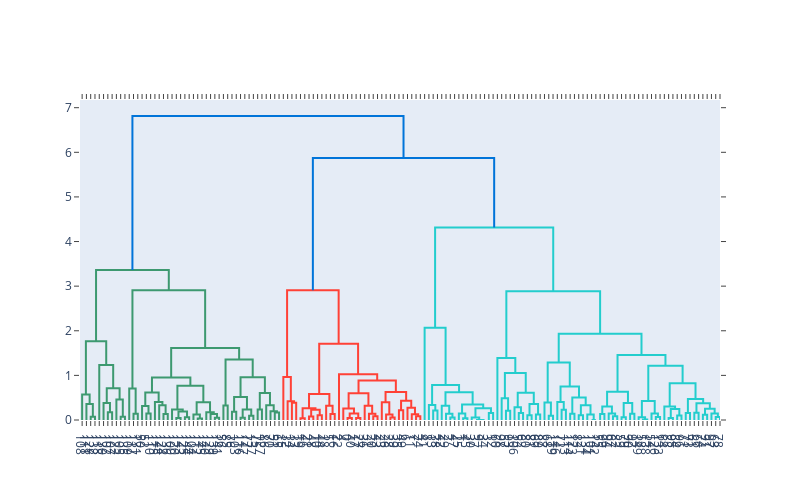

The code cell stored with this chart in its notebook:
### Code cell
# Create the dendrogram
fig = ff.create_dendrogram(pca_df, color_threshold=5)
fig.update_layout(width=800, height=500)
fig.show()

### Figure 1 — Plotly figure (JSON) as saved in the notebook; plotly's stock layout.template omitted (floating-point values rounded to 4 significant figures; data arrays with more than 128 entries replaced by an {"elided": "..."} marker saying what was removed)
{"data": [{"hoverinfo": "text", "marker": {"color": "rgb(61,153,112)"}, "mode": "lines", "type": "scatter", "x": [25, 25, 35, 35], "xaxis": "x", "y": [0, 0.07486, 0.07486, 0], "yaxis": "y"}, {"hoverinfo": "text", "marker": {"color": "rgb(61,153,112)"}, "mode": "lines", "type": "scatter", "x": [15, 15, 30, 30], "xaxis": "x", "y": [0, 0.3572, 0.3572, 0.07486], "yaxis": "y"}, {"hoverinfo": "text", "marker": {"color": "rgb(61,153,112)"}, "mode": "lines", "type": "scatter", "x": [5, 5, 22.5, 22.5], "xaxis": "x", "y": [0, 0.5728, 0.5728, 0.3572], "yaxis": "y"}, {"hoverinfo": "text", "marker": {"color": "rgb(61,153,112)"}, "mode": "lines", "type": "scatter", "x": [65, 65, 75, 75], "xaxis": "x", "y": [0, 0.1742, 0.1742, 0], "yaxis": "y"}, {"hoverinfo": "text", "marker": {"color": "rgb(61,153,112)"}, "mode": "lines", "type": "scatter", "x": [55, 55, 70, 70], "xaxis": "x", "y": [0, 0.3837, 0.3837, 0.1742], "yaxis": "y"}, {"hoverinfo": "text", "marker": {"color": "rgb(61,153,112)"}, "mode": "lines", "type": "scatter", "x": [95, 95, 105, 105], "xaxis": "x", "y": [0, 0.07319, 0.07319, 0], "yaxis": "y"}, {"hoverinfo": "text", "marker": {"color": "rgb(61,153,112)"}, "mode": "lines", "type": "scatter", "x": [85, 85, 100, 100], "xaxis": "x", "y": [0, 0.4574, 0.4574, 0.07319], "yaxis": "y"}, {"hoverinfo": "text", "marker": {"color": "rgb(61,153,112)"}, "mode": "lines", "type": "scatter", "x": [62.5, 62.5, 92.5, 92.5], "xaxis": "x", "y": [0.3837, 0.7092, 0.7092, 0.4574], "yaxis": "y"}, {"hoverinfo": "text", "marker": {"color": "rgb(61,153,112)"}, "mode": "lines", "type": "scatter", "x": [45, 45, 77.5, 77.5], "xaxis": "x", "y": [0, 1.235, 1.235, 0.7092], "yaxis": "y"}, {"hoverinfo": "text", "marker": {"color": "rgb(61,153,112)"}, "mode": "lines", "type": "scatter", "x": [13.75, 13.75, 61.25, 61.25], "xaxis": "x", "y": [0.5728, 1.762, 1.762, 1.235], "yaxis": "y"}, {"hoverinfo": "text", "marker": {"color": "rgb(61,153,112)"}, "mode": "lines", "type": "scatter", "x": [125, 125, 135, 135], "xaxis": "x", "y": [0, 0.1398, 0.1398, 0], "yaxis": "y"}, {"hoverinfo": "text", "marker": {"color": "rgb(61,153,112)"}, "mode": "lines", "type": "scatter", "x": [115, 115, 130, 130], "xaxis": "x", "y": [0, 0.7064, 0.7064, 0.1398], "yaxis": "y"}, {"hoverinfo": "text", "marker": {"color": "rgb(61,153,112)"}, "mode": "lines", "type": "scatter", "x": [155, 155, 165, 165], "xaxis": "x", "y": [0, 0.1469, 0.1469, 0], "yaxis": "y"}, {"hoverinfo": "text", "marker": {"color": "rgb(61,153,112)"}, "mode": "lines", "type": "scatter", "x": [145, 145, 160, 160], "xaxis": "x", "y": [0, 0.3118, 0.3118, 0.1469], "yaxis": "y"}, {"hoverinfo": "text", "marker": {"color": "rgb(61,153,112)"}, "mode": "lines", "type": "scatter", "x": [195, 195, 205, 205], "xaxis": "x", "y": [0, 0.1371, 0.1371, 0], "yaxis": "y"}, {"hoverinfo": "text", "marker": {"color": "rgb(61,153,112)"}, "mode": "lines", "type": "scatter", "x": [185, 185, 200, 200], "xaxis": "x", "y": [0, 0.3279, 0.3279, 0.1371], "yaxis": "y"}, {"hoverinfo": "text", "marker": {"color": "rgb(61,153,112)"}, "mode": "lines", "type": "scatter", "x": [175, 175, 192.5, 192.5], "xaxis": "x", "y": [0, 0.4019, 0.4019, 0.3279], "yaxis": "y"}, {"hoverinfo": "text", "marker": {"color": "rgb(61,153,112)"}, "mode": "lines", "type": "scatter", "x": [152.5, 152.5, 183.8, 183.8], "xaxis": "x", "y": [0.3118, 0.619, 0.619, 0.4019], "yaxis": "y"}, {"hoverinfo": "text", "marker": {"color": "rgb(61,153,112)"}, "mode": "lines", "type": "scatter", "x": [225, 225, 235, 235], "xaxis": "x", "y": [0, 0.04281, 0.04281, 0], "yaxis": "y"}, {"hoverinfo": "text", "marker": {"color": "rgb(61,153,112)"}, "mode": "lines", "type": "scatter", "x": [245, 245, 255, 255], "xaxis": "x", "y": [0, 0.06307, 0.06307, 0], "yaxis": "y"}, {"hoverinfo": "text", "marker": {"color": "rgb(61,153,112)"}, "mode": "lines", "type": "scatter", "x": [230, 230, 250, 250], "xaxis": "x", "y": [0.04281, 0.1885, 0.1885, 0.06307], "yaxis": "y"}, {"hoverinfo": "text", "marker": {"color": "rgb(61,153,112)"}, "mode": "lines", "type": "scatter", "x": [215, 215, 240, 240], "xaxis": "x", "y": [0, 0.2345, 0.2345, 0.1885], "yaxis": "y"}, {"hoverinfo": "text", "marker": {"color": "rgb(61,153,112)"}, "mode": "lines", "type": "scatter", "x": [275, 275, 285, 285], "xaxis": "x", "y": [0, 0.03437, 0.03437, 0], "yaxis": "y"}, {"hoverinfo": "text", "marker": {"color": "rgb(61,153,112)"}, "mode": "lines", "type": "scatter", "x": [265, 265, 280, 280], "xaxis": "x", "y": [0, 0.1242, 0.1242, 0.03437], "yaxis": "y"}, {"hoverinfo": "text", "marker": {"color": "rgb(61,153,112)"}, "mode": "lines", "type": "scatter", "x": [315, 315, 325, 325], "xaxis": "x", "y": [0, 0.0514, 0.0514, 0], "yaxis": "y"}, {"hoverinfo": "text", "marker": {"color": "rgb(61,153,112)"}, "mode": "lines", "type": "scatter", "x": [305, 305, 320, 320], "xaxis": "x", "y": [0, 0.1362, 0.1362, 0.0514], "yaxis": "y"}, {"hoverinfo": "text", "marker": {"color": "rgb(61,153,112)"}, "mode": "lines", "type": "scatter", "x": [295, 295, 312.5, 312.5], "xaxis": "x", "y": [0, 0.174, 0.174, 0.1362], "yaxis": "y"}, {"hoverinfo": "text", "marker": {"color": "rgb(61,153,112)"}, "mode": "lines", "type": "scatter", "x": [272.5, 272.5, 303.8, 303.8], "xaxis": "x", "y": [0.1242, 0.3964, 0.3964, 0.174], "yaxis": "y"}, {"hoverinfo": "text", "marker": {"color": "rgb(61,153,112)"}, "mode": "lines", "type": "scatter", "x": [227.5, 227.5, 288.1, 288.1], "xaxis": "x", "y": [0.2345, 0.7691, 0.7691, 0.3964], "yaxis": "y"}, {"hoverinfo": "text", "marker": {"color": "rgb(61,153,112)"}, "mode": "lines", "type": "scatter", "x": [168.1, 168.1, 257.8, 257.8], "xaxis": "x", "y": [0.619, 0.9543, 0.9543, 0.7691], "yaxis": "y"}, {"hoverinfo": "text", "marker": {"color": "rgb(61,153,112)"}, "mode": "lines", "type": "scatter", "x": [335, 335, 345, 345], "xaxis": "x", "y": [0, 0.326, 0.326, 0], "yaxis": "y"}, {"hoverinfo": "text", "marker": {"color": "rgb(61,153,112)"}, "mode": "lines", "type": "scatter", "x": [355, 355, 365, 365], "xaxis": "x", "y": [0, 0.1873, 0.1873, 0], "yaxis": "y"}, {"hoverinfo": "text", "marker": {"color": "rgb(61,153,112)"}, "mode": "lines", "type": "scatter", "x": [375, 375, 385, 385], "xaxis": "x", "y": [0, 0.0514, 0.0514, 0], "yaxis": "y"}, {"hoverinfo": "text", "marker": {"color": "rgb(61,153,112)"}, "mode": "lines", "type": "scatter", "x": [395, 395, 405, 405], "xaxis": "x", "y": [0, 0.0941, 0.0941, 0], "yaxis": "y"}, {"hoverinfo": "text", "marker": {"color": "rgb(61,153,112)"}, "mode": "lines", "type": "scatter", "x": [380, 380, 400, 400], "xaxis": "x", "y": [0.0514, 0.2332, 0.2332, 0.0941], "yaxis": "y"}, {"hoverinfo": "text", "marker": {"color": "rgb(61,153,112)"}, "mode": "lines", "type": "scatter", "x": [360, 360, 390, 390], "xaxis": "x", "y": [0.1873, 0.5133, 0.5133, 0.2332], "yaxis": "y"}, {"hoverinfo": "text", "marker": {"color": "rgb(61,153,112)"}, "mode": "lines", "type": "scatter", "x": [415, 415, 425, 425], "xaxis": "x", "y": [0, 0.236, 0.236, 0], "yaxis": "y"}, {"hoverinfo": "text", "marker": {"color": "rgb(61,153,112)"}, "mode": "lines", "type": "scatter", "x": [455, 455, 465, 465], "xaxis": "x", "y": [0, 0.1686, 0.1686, 0], "yaxis": "y"}, {"hoverinfo": "text", "marker": {"color": "rgb(61,153,112)"}, "mode": "lines", "type": "scatter", "x": [445, 445, 460, 460], "xaxis": "x", "y": [0, 0.1963, 0.1963, 0.1686], "yaxis": "y"}, {"hoverinfo": "text", "marker": {"color": "rgb(61,153,112)"}, "mode": "lines", "type": "scatter", "x": [435, 435, 452.5, 452.5], "xaxis": "x", "y": [0, 0.3334, 0.3334, 0.1963], "yaxis": "y"}, {"hoverinfo": "text", "marker": {"color": "rgb(61,153,112)"}, "mode": "lines", "type": "scatter", "x": [420, 420, 443.8, 443.8], "xaxis": "x", "y": [0.236, 0.6056, 0.6056, 0.3334], "yaxis": "y"}, {"hoverinfo": "text", "marker": {"color": "rgb(61,153,112)"}, "mode": "lines", "type": "scatter", "x": [375, 375, 431.9, 431.9], "xaxis": "x", "y": [0.5133, 0.9589, 0.9589, 0.6056], "yaxis": "y"}, {"hoverinfo": "text", "marker": {"color": "rgb(61,153,112)"}, "mode": "lines", "type": "scatter", "x": [340, 340, 403.4, 403.4], "xaxis": "x", "y": [0.326, 1.354, 1.354, 0.9589], "yaxis": "y"}, {"hoverinfo": "text", "marker": {"color": "rgb(61,153,112)"}, "mode": "lines", "type": "scatter", "x": [213.0, 213.0, 371.7, 371.7], "xaxis": "x", "y": [0.9543, 1.612, 1.612, 1.354], "yaxis": "y"}, {"hoverinfo": "text", "marker": {"color": "rgb(61,153,112)"}, "mode": "lines", "type": "scatter", "x": [122.5, 122.5, 292.3, 292.3], "xaxis": "x", "y": [0.7064, 2.909, 2.909, 1.612], "yaxis": "y"}, {"hoverinfo": "text", "marker": {"color": "rgb(61,153,112)"}, "mode": "lines", "type": "scatter", "x": [37.5, 37.5, 207.4, 207.4], "xaxis": "x", "y": [1.762, 3.365, 3.365, 2.909], "yaxis": "y"}, {"hoverinfo": "text", "marker": {"color": "rgb(255,65,54)"}, "mode": "lines", "type": "scatter", "x": [495, 495, 505, 505], "xaxis": "x", "y": [0, 0.3842, 0.3842, 0], "yaxis": "y"}, {"hoverinfo": "text", "marker": {"color": "rgb(255,65,54)"}, "mode": "lines", "type": "scatter", "x": [485, 485, 500, 500], "xaxis": "x", "y": [0, 0.4204, 0.4204, 0.3842], "yaxis": "y"}, {"hoverinfo": "text", "marker": {"color": "rgb(255,65,54)"}, "mode": "lines", "type": "scatter", "x": [475, 475, 492.5, 492.5], "xaxis": "x", "y": [0, 0.9625, 0.9625, 0.4204], "yaxis": "y"}, {"hoverinfo": "text", "marker": {"color": "rgb(255,65,54)"}, "mode": "lines", "type": "scatter", "x": [515, 515, 525, 525], "xaxis": "x", "y": [0, 0.04197, 0.04197, 0], "yaxis": "y"}, {"hoverinfo": "text", "marker": {"color": "rgb(255,65,54)"}, "mode": "lines", "type": "scatter", "x": [535, 535, 545, 545], "xaxis": "x", "y": [0, 0.07631, 0.07631, 0], "yaxis": "y"}, {"hoverinfo": "text", "marker": {"color": "rgb(255,65,54)"}, "mode": "lines", "type": "scatter", "x": [555, 555, 565, 565], "xaxis": "x", "y": [0, 0.1052, 0.1052, 0], "yaxis": "y"}, {"hoverinfo": "text", "marker": {"color": "rgb(255,65,54)"}, "mode": "lines", "type": "scatter", "x": [540, 540, 560, 560], "xaxis": "x", "y": [0.07631, 0.2303, 0.2303, 0.1052], "yaxis": "y"}, {"hoverinfo": "text", "marker": {"color": "rgb(255,65,54)"}, "mode": "lines", "type": "scatter", "x": [520, 520, 550, 550], "xaxis": "x", "y": [0.04197, 0.2655, 0.2655, 0.2303], "yaxis": "y"}, {"hoverinfo": "text", "marker": {"color": "rgb(255,65,54)"}, "mode": "lines", "type": "scatter", "x": [585, 585, 595, 595], "xaxis": "x", "y": [0, 0.1323, 0.1323, 0], "yaxis": "y"}, {"hoverinfo": "text", "marker": {"color": "rgb(255,65,54)"}, "mode": "lines", "type": "scatter", "x": [575, 575, 590, 590], "xaxis": "x", "y": [0, 0.3195, 0.3195, 0.1323], "yaxis": "y"}, {"hoverinfo": "text", "marker": {"color": "rgb(255,65,54)"}, "mode": "lines", "type": "scatter", "x": [535, 535, 582.5, 582.5], "xaxis": "x", "y": [0.2655, 0.5818, 0.5818, 0.3195], "yaxis": "y"}, {"hoverinfo": "text", "marker": {"color": "rgb(255,65,54)"}, "mode": "lines", "type": "scatter", "x": [625, 625, 635, 635], "xaxis": "x", "y": [0, 0.04365, 0.04365, 0], "yaxis": "y"}, {"hoverinfo": "text", "marker": {"color": "rgb(255,65,54)"}, "mode": "lines", "type": "scatter", "x": [645, 645, 655, 655], "xaxis": "x", "y": [0, 0.04365, 0.04365, 0], "yaxis": "y"}, {"hoverinfo": "text", "marker": {"color": "rgb(255,65,54)"}, "mode": "lines", "type": "scatter", "x": [630, 630, 650, 650], "xaxis": "x", "y": [0.04365, 0.1451, 0.1451, 0.04365], "yaxis": "y"}, {"hoverinfo": "text", "marker": {"color": "rgb(255,65,54)"}, "mode": "lines", "type": "scatter", "x": [615, 615, 640, 640], "xaxis": "x", "y": [0, 0.2553, 0.2553, 0.1451], "yaxis": "y"}, {"hoverinfo": "text", "marker": {"color": "rgb(255,65,54)"}, "mode": "lines", "type": "scatter", "x": [685, 685, 695, 695], "xaxis": "x", "y": [0, 0.08338, 0.08338, 0], "yaxis": "y"}, {"hoverinfo": "text", "marker": {"color": "rgb(255,65,54)"}, "mode": "lines", "type": "scatter", "x": [675, 675, 690, 690], "xaxis": "x", "y": [0, 0.1422, 0.1422, 0.08338], "yaxis": "y"}, {"hoverinfo": "text", "marker": {"color": "rgb(255,65,54)"}, "mode": "lines", "type": "scatter", "x": [665, 665, 682.5, 682.5], "xaxis": "x", "y": [0, 0.3203, 0.3203, 0.1422], "yaxis": "y"}, {"hoverinfo": "text", "marker": {"color": "rgb(255,65,54)"}, "mode": "lines", "type": "scatter", "x": [627.5, 627.5, 673.8, 673.8], "xaxis": "x", "y": [0.2553, 0.6023, 0.6023, 0.3203], "yaxis": "y"}, {"hoverinfo": "text", "marker": {"color": "rgb(255,65,54)"}, "mode": "lines", "type": "scatter", "x": [725, 725, 735, 735], "xaxis": "x", "y": [0, 0.05332, 0.05332, 0], "yaxis": "y"}, {"hoverinfo": "text", "marker": {"color": "rgb(255,65,54)"}, "mode": "lines", "type": "scatter", "x": [715, 715, 730, 730], "xaxis": "x", "y": [0, 0.1215, 0.1215, 0.05332], "yaxis": "y"}, {"hoverinfo": "text", "marker": {"color": "rgb(255,65,54)"}, "mode": "lines", "type": "scatter", "x": [705, 705, 722.5, 722.5], "xaxis": "x", "y": [0, 0.3965, 0.3965, 0.1215], "yaxis": "y"}, {"hoverinfo": "text", "marker": {"color": "rgb(255,65,54)"}, "mode": "lines", "type": "scatter", "x": [745, 745, 755, 755], "xaxis": "x", "y": [0, 0.2166, 0.2166, 0], "yaxis": "y"}, {"hoverinfo": "text", "marker": {"color": "rgb(255,65,54)"}, "mode": "lines", "type": "scatter", "x": [785, 785, 795, 795], "xaxis": "x", "y": [0, 0.08561, 0.08561, 0], "yaxis": "y"}, {"hoverinfo": "text", "marker": {"color": "rgb(255,65,54)"}, "mode": "lines", "type": "scatter", "x": [775, 775, 790, 790], "xaxis": "x", "y": [0, 0.1291, 0.1291, 0.08561], "yaxis": "y"}, {"hoverinfo": "text", "marker": {"color": "rgb(255,65,54)"}, "mode": "lines", "type": "scatter", "x": [765, 765, 782.5, 782.5], "xaxis": "x", "y": [0, 0.2736, 0.2736, 0.1291], "yaxis": "y"}, {"hoverinfo": "text", "marker": {"color": "rgb(255,65,54)"}, "mode": "lines", "type": "scatter", "x": [750, 750, 773.8, 773.8], "xaxis": "x", "y": [0.2166, 0.4325, 0.4325, 0.2736], "yaxis": "y"}, {"hoverinfo": "text", "marker": {"color": "rgb(255,65,54)"}, "mode": "lines", "type": "scatter", "x": [713.8, 713.8, 761.9, 761.9], "xaxis": "x", "y": [0.3965, 0.6261, 0.6261, 0.4325], "yaxis": "y"}, {"hoverinfo": "text", "marker": {"color": "rgb(255,65,54)"}, "mode": "lines", "type": "scatter", "x": [650.6, 650.6, 737.8, 737.8], "xaxis": "x", "y": [0.6023, 0.8851, 0.8851, 0.6261], "yaxis": "y"}, {"hoverinfo": "text", "marker": {"color": "rgb(255,65,54)"}, "mode": "lines", "type": "scatter", "x": [605, 605, 694.2, 694.2], "xaxis": "x", "y": [0, 1.028, 1.028, 0.8851], "yaxis": "y"}, {"hoverinfo": "text", "marker": {"color": "rgb(255,65,54)"}, "mode": "lines", "type": "scatter", "x": [558.8, 558.8, 649.6, 649.6], "xaxis": "x", "y": [0.5818, 1.709, 1.709, 1.028], "yaxis": "y"}, {"hoverinfo": "text", "marker": {"color": "rgb(255,65,54)"}, "mode": "lines", "type": "scatter", "x": [483.8, 483.8, 604.2, 604.2], "xaxis": "x", "y": [0.9625, 2.907, 2.907, 1.709], "yaxis": "y"}, {"hoverinfo": "text", "marker": {"color": "rgb(35,205,205)"}, "mode": "lines", "type": "scatter", "x": [825, 825, 835, 835], "xaxis": "x", "y": [0, 0.2113, 0.2113, 0], "yaxis": "y"}, {"hoverinfo": "text", "marker": {"color": "rgb(35,205,205)"}, "mode": "lines", "type": "scatter", "x": [815, 815, 830, 830], "xaxis": "x", "y": [0, 0.3366, 0.3366, 0.2113], "yaxis": "y"}, {"hoverinfo": "text", "marker": {"color": "rgb(35,205,205)"}, "mode": "lines", "type": "scatter", "x": [865, 865, 875, 875], "xaxis": "x", "y": [0, 0.05332, 0.05332, 0], "yaxis": "y"}, {"hoverinfo": "text", "marker": {"color": "rgb(35,205,205)"}, "mode": "lines", "type": "scatter", "x": [855, 855, 870, 870], "xaxis": "x", "y": [0, 0.1378, 0.1378, 0.05332], "yaxis": "y"}, {"hoverinfo": "text", "marker": {"color": "rgb(35,205,205)"}, "mode": "lines", "type": "scatter", "x": [845, 845, 862.5, 862.5], "xaxis": "x", "y": [0, 0.3207, 0.3207, 0.1378], "yaxis": "y"}, {"hoverinfo": "text", "marker": {"color": "rgb(35,205,205)"}, "mode": "lines", "type": "scatter", "x": [895, 895, 905, 905], "xaxis": "x", "y": [0, 0.03815, 0.03815, 0], "yaxis": "y"}, {"hoverinfo": "text", "marker": {"color": "rgb(35,205,205)"}, "mode": "lines", "type": "scatter", "x": [885, 885, 900, 900], "xaxis": "x", "y": [0, 0.1451, 0.1451, 0.03815], "yaxis": "y"}, {"hoverinfo": "text", "marker": {"color": "rgb(35,205,205)"}, "mode": "lines", "type": "scatter", "x": [935, 935, 945, 945], "xaxis": "x", "y": [0, 0, 0, 0], "yaxis": "y"}, {"hoverinfo": "text", "marker": {"color": "rgb(35,205,205)"}, "mode": "lines", "type": "scatter", "x": [925, 925, 940, 940], "xaxis": "x", "y": [0, 0, 0, 0], "yaxis": "y"}, {"hoverinfo": "text", "marker": {"color": "rgb(35,205,205)"}, "mode": "lines", "type": "scatter", "x": [915, 915, 932.5, 932.5], "xaxis": "x", "y": [0, 0.05651, 0.05651, 0], "yaxis": "y"}, {"hoverinfo": "text", "marker": {"color": "rgb(35,205,205)"}, "mode": "lines", "type": "scatter", "x": [955, 955, 965, 965], "xaxis": "x", "y": [0, 0.1559, 0.1559, 0], "yaxis": "y"}, {"hoverinfo": "text", "marker": {"color": "rgb(35,205,205)"}, "mode": "lines", "type": "scatter", "x": [923.8, 923.8, 960, 960], "xaxis": "x", "y": [0.05651, 0.2629, 0.2629, 0.1559], "yaxis": "y"}, {"hoverinfo": "text", "marker": {"color": "rgb(35,205,205)"}, "mode": "lines", "type": "scatter", "x": [892.5, 892.5, 941.9, 941.9], "xaxis": "x", "y": [0.1451, 0.3487, 0.3487, 0.2629], "yaxis": "y"}, {"hoverinfo": "text", "marker": {"color": "rgb(35,205,205)"}, "mode": "lines", "type": "scatter", "x": [853.8, 853.8, 917.2, 917.2], "xaxis": "x", "y": [0.3207, 0.6203, 0.6203, 0.3487], "yaxis": "y"}, {"hoverinfo": "text", "marker": {"color": "rgb(35,205,205)"}, "mode": "lines", "type": "scatter", "x": [822.5, 822.5, 885.5, 885.5], "xaxis": "x", "y": [0.3366, 0.7837, 0.7837, 0.6203], "yaxis": "y"}, {"hoverinfo": "text", "marker": {"color": "rgb(35,205,205)"}, "mode": "lines", "type": "scatter", "x": [805, 805, 854.0, 854.0], "xaxis": "x", "y": [0, 2.07, 2.07, 0.7837], "yaxis": "y"}, {"hoverinfo": "text", "marker": {"color": "rgb(35,205,205)"}, "mode": "lines", "type": "scatter", "x": [995, 995, 1005, 1005], "xaxis": "x", "y": [0, 0.2098, 0.2098, 0], "yaxis": "y"}, {"hoverinfo": "text", "marker": {"color": "rgb(35,205,205)"}, "mode": "lines", "type": "scatter", "x": [985, 985, 1000, 1000], "xaxis": "x", "y": [0, 0.4857, 0.4857, 0.2098], "yaxis": "y"}, {"hoverinfo": "text", "marker": {"color": "rgb(35,205,205)"}, "mode": "lines", "type": "scatter", "x": [1025, 1025, 1035, 1035], "xaxis": "x", "y": [0, 0.155, 0.155, 0], "yaxis": "y"}, {"hoverinfo": "text", "marker": {"color": "rgb(35,205,205)"}, "mode": "lines", "type": "scatter", "x": [1015, 1015, 1030, 1030], "xaxis": "x", "y": [0, 0.2872, 0.2872, 0.155], "yaxis": "y"}, {"hoverinfo": "text", "marker": {"color": "rgb(35,205,205)"}, "mode": "lines", "type": "scatter", "x": [1045, 1045, 1055, 1055], "xaxis": "x", "y": [0, 0.1079, 0.1079, 0], "yaxis": "y"}, {"hoverinfo": "text", "marker": {"color": "rgb(35,205,205)"}, "mode": "lines", "type": "scatter", "x": [1065, 1065, 1075, 1075], "xaxis": "x", "y": [0, 0.1215, 0.1215, 0], "yaxis": "y"}, {"hoverinfo": "text", "marker": {"color": "rgb(35,205,205)"}, "mode": "lines", "type": "scatter", "x": [1050, 1050, 1070, 1070], "xaxis": "x", "y": [0.1079, 0.3572, 0.3572, 0.1215], "yaxis": "y"}, {"hoverinfo": "text", "marker": {"color": "rgb(35,205,205)"}, "mode": "lines", "type": "scatter", "x": [1022.0, 1022.0, 1060, 1060], "xaxis": "x", "y": [0.2872, 0.6133, 0.6133, 0.3572], "yaxis": "y"}, {"hoverinfo": "text", "marker": {"color": "rgb(35,205,205)"}, "mode": "lines", "type": "scatter", "x": [992.5, 992.5, 1041.0, 1041.0], "xaxis": "x", "y": [0.4857, 1.052, 1.052, 0.6133], "yaxis": "y"}, {"hoverinfo": "text", "marker": {"color": "rgb(35,205,205)"}, "mode": "lines", "type": "scatter", "x": [975, 975, 1017.0, 1017.0], "xaxis": "x", "y": [0, 1.387, 1.387, 1.052], "yaxis": "y"}, {"hoverinfo": "text", "marker": {"color": "rgb(35,205,205)"}, "mode": "lines", "type": "scatter", "x": [1095, 1095, 1105, 1105], "xaxis": "x", "y": [0, 0.09268, 0.09268, 0], "yaxis": "y"}, {"hoverinfo": "text", "marker": {"color": "rgb(35,205,205)"}, "mode": "lines", "type": "scatter", "x": [1085, 1085, 1100, 1100], "xaxis": "x", "y": [0, 0.3915, 0.3915, 0.09268], "yaxis": "y"}, {"hoverinfo": "text", "marker": {"color": "rgb(35,205,205)"}, "mode": "lines", "type": "scatter", "x": [1125, 1125, 1135, 1135], "xaxis": "x", "y": [0, 0.2279, 0.2279, 0], "yaxis": "y"}, {"hoverinfo": "text", "marker": {"color": "rgb(35,205,205)"}, "mode": "lines", "type": "scatter", "x": [1115, 1115, 1130, 1130], "xaxis": "x", "y": [0, 0.4024, 0.4024, 0.2279], "yaxis": "y"}, {"hoverinfo": "text", "marker": {"color": "rgb(35,205,205)"}, "mode": "lines", "type": "scatter", "x": [1145, 1145, 1155, 1155], "xaxis": "x", "y": [0, 0.1414, 0.1414, 0], "yaxis": "y"}, {"hoverinfo": "text", "marker": {"color": "rgb(35,205,205)"}, "mode": "lines", "type": "scatter", "x": [1165, 1165, 1175, 1175], "xaxis": "x", "y": [0, 0.1057, 0.1057, 0], "yaxis": "y"}, {"hoverinfo": "text", "marker": {"color": "rgb(35,205,205)"}, "mode": "lines", "type": "scatter", "x": [1195, 1195, 1205, 1205], "xaxis": "x", "y": [0, 0, 0, 0], "yaxis": "y"}, {"hoverinfo": "text", "marker": {"color": "rgb(35,205,205)"}, "mode": "lines", "type": "scatter", "x": [1185, 1185, 1200, 1200], "xaxis": "x", "y": [0, 0.124, 0.124, 0], "yaxis": "y"}, {"hoverinfo": "text", "marker": {"color": "rgb(35,205,205)"}, "mode": "lines", "type": "scatter", "x": [1170, 1170, 1192.0, 1192.0], "xaxis": "x", "y": [0.1057, 0.3324, 0.3324, 0.124], "yaxis": "y"}, {"hoverinfo": "text", "marker": {"color": "rgb(35,205,205)"}, "mode": "lines", "type": "scatter", "x": [1150, 1150, 1181.0, 1181.0], "xaxis": "x", "y": [0.1414, 0.5063, 0.5063, 0.3324], "yaxis": "y"}, {"hoverinfo": "text", "marker": {"color": "rgb(35,205,205)"}, "mode": "lines", "type": "scatter", "x": [1122.0, 1122.0, 1166.0, 1166.0], "xaxis": "x", "y": [0.4024, 0.7534, 0.7534, 0.5063], "yaxis": "y"}, {"hoverinfo": "text", "marker": {"color": "rgb(35,205,205)"}, "mode": "lines", "type": "scatter", "x": [1092.0, 1092.0, 1144.0, 1144.0], "xaxis": "x", "y": [0.3915, 1.291, 1.291, 0.7534], "yaxis": "y"}, {"hoverinfo": "text", "marker": {"color": "rgb(35,205,205)"}, "mode": "lines", "type": "scatter", "x": [1215, 1215, 1225, 1225], "xaxis": "x", "y": [0, 0.1323, 0.1323, 0], "yaxis": "y"}, {"hoverinfo": "text", "marker": {"color": "rgb(35,205,205)"}, "mode": "lines", "type": "scatter", "x": [1245, 1245, 1255, 1255], "xaxis": "x", "y": [0, 0.08393, 0.08393, 0], "yaxis": "y"}, {"hoverinfo": "text", "marker": {"color": "rgb(35,205,205)"}, "mode": "lines", "type": "scatter", "x": [1235, 1235, 1250, 1250], "xaxis": "x", "y": [0, 0.1442, 0.1442, 0.08393], "yaxis": "y"}, {"hoverinfo": "text", "marker": {"color": "rgb(35,205,205)"}, "mode": "lines", "type": "scatter", "x": [1220, 1220, 1242.0, 1242.0], "xaxis": "x", "y": [0.1323, 0.3054, 0.3054, 0.1442], "yaxis": "y"}, {"hoverinfo": "text", "marker": {"color": "rgb(35,205,205)"}, "mode": "lines", "type": "scatter", "x": [1265, 1265, 1275, 1275], "xaxis": "x", "y": [0, 0.05919, 0.05919, 0], "yaxis": "y"}, {"hoverinfo": "text", "marker": {"color": "rgb(35,205,205)"}, "mode": "lines", "type": "scatter", "x": [1285, 1285, 1295, 1295], "xaxis": "x", "y": [0, 0.1427, 0.1427, 0], "yaxis": "y"}, {"hoverinfo": "text", "marker": {"color": "rgb(35,205,205)"}, "mode": "lines", "type": "scatter", "x": [1270, 1270, 1290, 1290], "xaxis": "x", "y": [0.05919, 0.3834, 0.3834, 0.1427], "yaxis": "y"}, {"hoverinfo": "text", "marker": {"color": "rgb(35,205,205)"}, "mode": "lines", "type": "scatter", "x": [1231.0, 1231.0, 1280, 1280], "xaxis": "x", "y": [0.3054, 0.6354, 0.6354, 0.3834], "yaxis": "y"}, {"hoverinfo": "text", "marker": {"color": "rgb(35,205,205)"}, "mode": "lines", "type": "scatter", "x": [1315, 1315, 1325, 1325], "xaxis": "x", "y": [0, 0.01145, 0.01145, 0], "yaxis": "y"}, {"hoverinfo": "text", "marker": {"color": "rgb(35,205,205)"}, "mode": "lines", "type": "scatter", "x": [1305, 1305, 1320, 1320], "xaxis": "x", "y": [0, 0.06215, 0.06215, 0.01145], "yaxis": "y"}, {"hoverinfo": "text", "marker": {"color": "rgb(35,205,205)"}, "mode": "lines", "type": "scatter", "x": [1345, 1345, 1355, 1355], "xaxis": "x", "y": [0, 0.06482, 0.06482, 0], "yaxis": "y"}, {"hoverinfo": "text", "marker": {"color": "rgb(35,205,205)"}, "mode": "lines", "type": "scatter", "x": [1335, 1335, 1350, 1350], "xaxis": "x", "y": [0, 0.1461, 0.1461, 0.06482], "yaxis": "y"}, {"hoverinfo": "text", "marker": {"color": "rgb(35,205,205)"}, "mode": "lines", "type": "scatter", "x": [1312.0, 1312.0, 1342.0, 1342.0], "xaxis": "x", "y": [0.06215, 0.427, 0.427, 0.1461], "yaxis": "y"}, {"hoverinfo": "text", "marker": {"color": "rgb(35,205,205)"}, "mode": "lines", "type": "scatter", "x": [1375, 1375, 1385, 1385], "xaxis": "x", "y": [0, 0.04365, 0.04365, 0], "yaxis": "y"}, {"hoverinfo": "text", "marker": {"color": "rgb(35,205,205)"}, "mode": "lines", "type": "scatter", "x": [1395, 1395, 1405, 1405], "xaxis": "x", "y": [0, 0.09968, 0.09968, 0], "yaxis": "y"}, {"hoverinfo": "text", "marker": {"color": "rgb(35,205,205)"}, "mode": "lines", "type": "scatter", "x": [1380, 1380, 1400, 1400], "xaxis": "x", "y": [0.04365, 0.2461, 0.2461, 0.09968], "yaxis": "y"}, {"hoverinfo": "text", "marker": {"color": "rgb(35,205,205)"}, "mode": "lines", "type": "scatter", "x": [1365, 1365, 1390, 1390], "xaxis": "x", "y": [0, 0.3, 0.3, 0.2461], "yaxis": "y"}, {"hoverinfo": "text", "marker": {"color": "rgb(35,205,205)"}, "mode": "lines", "type": "scatter", "x": [1415, 1415, 1425, 1425], "xaxis": "x", "y": [0, 0.157, 0.157, 0], "yaxis": "y"}, {"hoverinfo": "text", "marker": {"color": "rgb(35,205,205)"}, "mode": "lines", "type": "scatter", "x": [1435, 1435, 1445, 1445], "xaxis": "x", "y": [0, 0.16, 0.16, 0], "yaxis": "y"}, {"hoverinfo": "text", "marker": {"color": "rgb(35,205,205)"}, "mode": "lines", "type": "scatter", "x": [1455, 1455, 1465, 1465], "xaxis": "x", "y": [0, 0.1194, 0.1194, 0], "yaxis": "y"}, {"hoverinfo": "text", "marker": {"color": "rgb(35,205,205)"}, "mode": "lines", "type": "scatter", "x": [1485, 1485, 1495, 1495], "xaxis": "x", "y": [0, 0.0674, 0.0674, 0], "yaxis": "y"}, {"hoverinfo": "text", "marker": {"color": "rgb(35,205,205)"}, "mode": "lines", "type": "scatter", "x": [1475, 1475, 1490, 1490], "xaxis": "x", "y": [0, 0.1467, 0.1467, 0.0674], "yaxis": "y"}, {"hoverinfo": "text", "marker": {"color": "rgb(35,205,205)"}, "mode": "lines", "type": "scatter", "x": [1460, 1460, 1482.0, 1482.0], "xaxis": "x", "y": [0.1194, 0.2549, 0.2549, 0.1467], "yaxis": "y"}, {"hoverinfo": "text", "marker": {"color": "rgb(35,205,205)"}, "mode": "lines", "type": "scatter", "x": [1440, 1440, 1471.0, 1471.0], "xaxis": "x", "y": [0.16, 0.3747, 0.3747, 0.2549], "yaxis": "y"}, {"hoverinfo": "text", "marker": {"color": "rgb(35,205,205)"}, "mode": "lines", "type": "scatter", "x": [1420, 1420, 1456.0, 1456.0], "xaxis": "x", "y": [0.157, 0.4691, 0.4691, 0.3747], "yaxis": "y"}, {"hoverinfo": "text", "marker": {"color": "rgb(35,205,205)"}, "mode": "lines", "type": "scatter", "x": [1378.0, 1378.0, 1438.0, 1438.0], "xaxis": "x", "y": [0.3, 0.825, 0.825, 0.4691], "yaxis": "y"}, {"hoverinfo": "text", "marker": {"color": "rgb(35,205,205)"}, "mode": "lines", "type": "scatter", "x": [1328.0, 1328.0, 1408.0, 1408.0], "xaxis": "x", "y": [0.427, 1.215, 1.215, 0.825], "yaxis": "y"}, {"hoverinfo": "text", "marker": {"color": "rgb(35,205,205)"}, "mode": "lines", "type": "scatter", "x": [1256.0, 1256.0, 1368.0, 1368.0], "xaxis": "x", "y": [0.6354, 1.46, 1.46, 1.215], "yaxis": "y"}, {"hoverinfo": "text", "marker": {"color": "rgb(35,205,205)"}, "mode": "lines", "type": "scatter", "x": [1118.0, 1118.0, 1312.0, 1312.0], "xaxis": "x", "y": [1.291, 1.933, 1.933, 1.46], "yaxis": "y"}, {"hoverinfo": "text", "marker": {"color": "rgb(35,205,205)"}, "mode": "lines", "type": "scatter", "x": [995.9, 995.9, 1215.0, 1215.0], "xaxis": "x", "y": [1.387, 2.887, 2.887, 1.933], "yaxis": "y"}, {"hoverinfo": "text", "marker": {"color": "rgb(35,205,205)"}, "mode": "lines", "type": "scatter", "x": [829.5, 829.5, 1105.0, 1105.0], "xaxis": "x", "y": [2.07, 4.316, 4.316, 2.887], "yaxis": "y"}, {"hoverinfo": "text", "marker": {"color": "rgb(0,116,217)"}, "mode": "lines", "type": "scatter", "x": [544.0, 544.0, 967.5, 967.5], "xaxis": "x", "y": [2.907, 5.871, 5.871, 4.316], "yaxis": "y"}, {"hoverinfo": "text", "marker": {"color": "rgb(0,116,217)"}, "mode": "lines", "type": "scatter", "x": [122.5, 122.5, 755.7, 755.7], "xaxis": "x", "y": [3.365, 6.814, 6.814, 5.871], "yaxis": "y"}], "layout": {"autosize": false, "height": 500, "hovermode": "closest", "showlegend": false, "width": 800, "xaxis": {"mirror": "allticks", "rangemode": "tozero", "showgrid": false, "showline": true, "showticklabels": true, "tickmode": "array", "ticks": "outside", "ticktext": {"elided": "150 str values"}, "tickvals": {"elided": "150 int values"}, "type": "linear", "zeroline": false}, "yaxis": {"mirror": "allticks", "rangemode": "tozero", "showgrid": false, "showline": true, "showticklabels": true, "ticks": "outside", "type": "linear", "zeroline": false}}}
